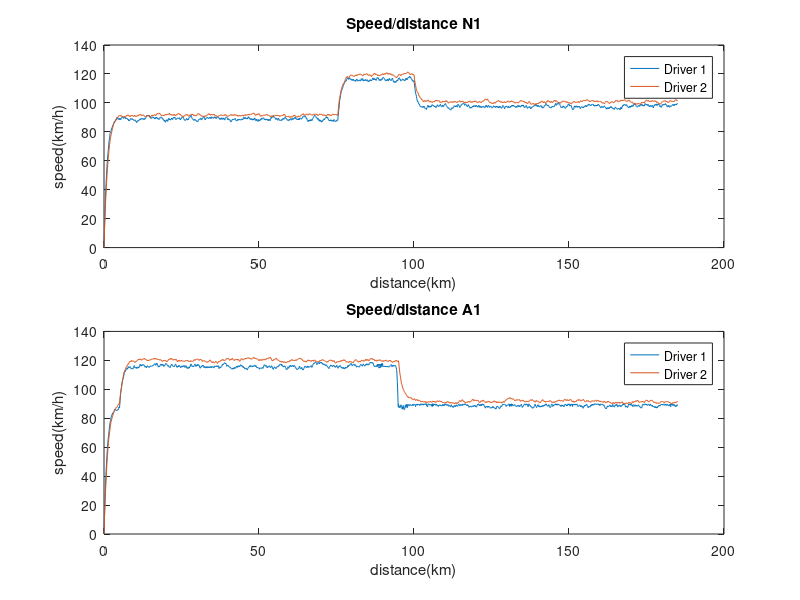

MATLAB code to generate this figure:
%N1-Driver 1 Speed-Distance read the files
n1Driver1=dlmread('n1-driver1-log.csv',',');
n1Speed =n1Driver1(:,2);
n1Distance =n1Driver1(:,1);

%N1-Driver 2 Speed-Distance read the files
n1Driver2=dlmread('n1-driver2-log.csv',',');
n1Speed2=n1Driver2(:,2);
n1Distance2=n1Driver2(:,1);

%A1-Driver 1 Speed-Distance read the files
a1Driver1=dlmread('a1-driver1-log.csv',',');
a1Speed=a1Driver1(:,2);
a1Distance=a1Driver1(:,1);

%A1-Driver 2 Speed-Distance read the files
a1Driver2=dlmread('a1-driver2-log.csv',',');
a1Speed2=a1Driver2(:,2);
a1Distance2=a1Driver2(:,1);

%Plot the files that we have read
subplot(2,2,[1 2])
plot(n1Distance,n1Speed,n1Distance2,n1Speed2)
xlabel('distance(km)')
ylabel('speed(km/h)')
title('Speed/distance N1')
legend('Driver 1','Driver 2')

subplot(2,2,[3 4])
plot(a1Distance,a1Speed,a1Distance2,a1Speed2)
xlabel('distance(km)')
ylabel('speed(km/h)')
title('Speed/distance A1')
legend('Driver 1','Driver 2')


